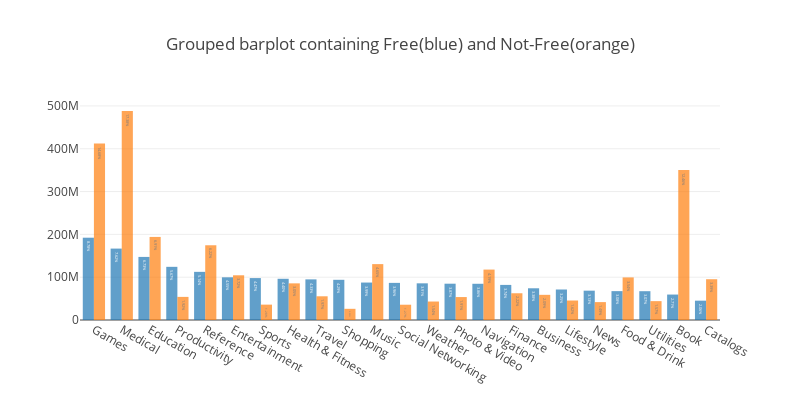

The cell this chart's notebook holds for it:
### Code cell
srs5 = df_app_free[['prime_genre', 'size_bytes']].groupby('prime_genre').mean()['size_bytes'].sort_values(ascending=False)
text5 = ['{:.2f}%'.format(100 * (value / srs5.sum())) for value in srs5.values]
srs6 = df_app_notfree[['prime_genre', 'size_bytes']].groupby('prime_genre').mean()['size_bytes'].sort_values(ascending=False)
text6 = ['{:.2f}%'.format(100 * (value / srs6.sum())) for value in srs6.values]
graph_tools(srs5, text5, srs6, text6)

### Figure 1 — Plotly figure (JSON) as saved in the notebook; plotly's stock layout.template omitted (floating-point values rounded to 4 significant figures)
{"data": [{"name": "Free", "opacity": 0.7, "text": ["8.78%", "7.62%", "6.73%", "5.67%", "5.14%", "4.55%", "4.47%", "4.40%", "4.33%", "4.29%", "3.99%", "3.96%", "3.91%", "3.87%", "3.86%", "3.74%", "3.38%", "3.25%", "3.13%", "3.08%", "3.07%", "2.71%", "2.06%"], "type": "bar", "x": ["Games", "Medical", "Education", "Productivity", "Reference", "Entertainment", "Sports", "Health & Fitness", "Travel", "Shopping", "Music", "Social Networking", "Weather", "Photo & Video", "Navigation", "Finance", "Business", "Lifestyle", "News", "Food & Drink", "Utilities", "Book", "Catalogs"], "xaxis": "x1", "y": [192200000.0, 166789760, 147300000.0, 124200000.0, 112500000.0, 99690000.0, 97910000.0, 96290000.0, 94910000.0, 93900000.0, 87480000.0, 86700000.0, 85660000.0, 84810000.0, 84630000.0, 81990000.0, 74100000.0, 71230000.0, 68530000.0, 67420000.0, 67300000.0, 59450000.0, 45170000.0], "yaxis": "y1"}, {"name": "Not-Free", "opacity": 0.7, "text": ["17.38%", "14.68%", "12.46%", "6.91%", "6.22%", "4.65%", "4.19%", "3.72%", "3.54%", "3.39%", "3.05%", "2.22%", "2.09%", "1.97%", "1.92%", "1.91%", "1.62%", "1.57%", "1.54%", "1.49%", "1.28%", "1.27%", "0.93%"], "type": "bar", "x": ["Medical", "Games", "Book", "Education", "Reference", "Music", "Navigation", "Entertainment", "Food & Drink", "Catalogs", "Health & Fitness", "Finance", "Business", "Travel", "Productivity", "Photo & Video", "Lifestyle", "Utilities", "Weather", "News", "Sports", "Social Networking", "Shopping"], "xaxis": "x1", "y": [488200000.0, 412200000.0, 350100000.0, 194000000.0, 174600000.0, 130500000.0, 117800000.0, 104400000.0, 99470000.0, 95249408, 85590000.0, 62490000.0, 58800000.0, 55370000.0, 53990000.0, 53580000.0, 45530000.0, 44080000.0, 43130000.0, 41810000.0, 35910000.0, 35700000.0, 26137600], "yaxis": "y1"}], "layout": {"height": 400, "showlegend": false, "title": "Grouped barplot containing Free(blue) and Not-Free(orange)", "width": 800, "xaxis1": {"anchor": "y1", "domain": [0, 1]}, "yaxis1": {"anchor": "x1", "domain": [0, 1]}}}
